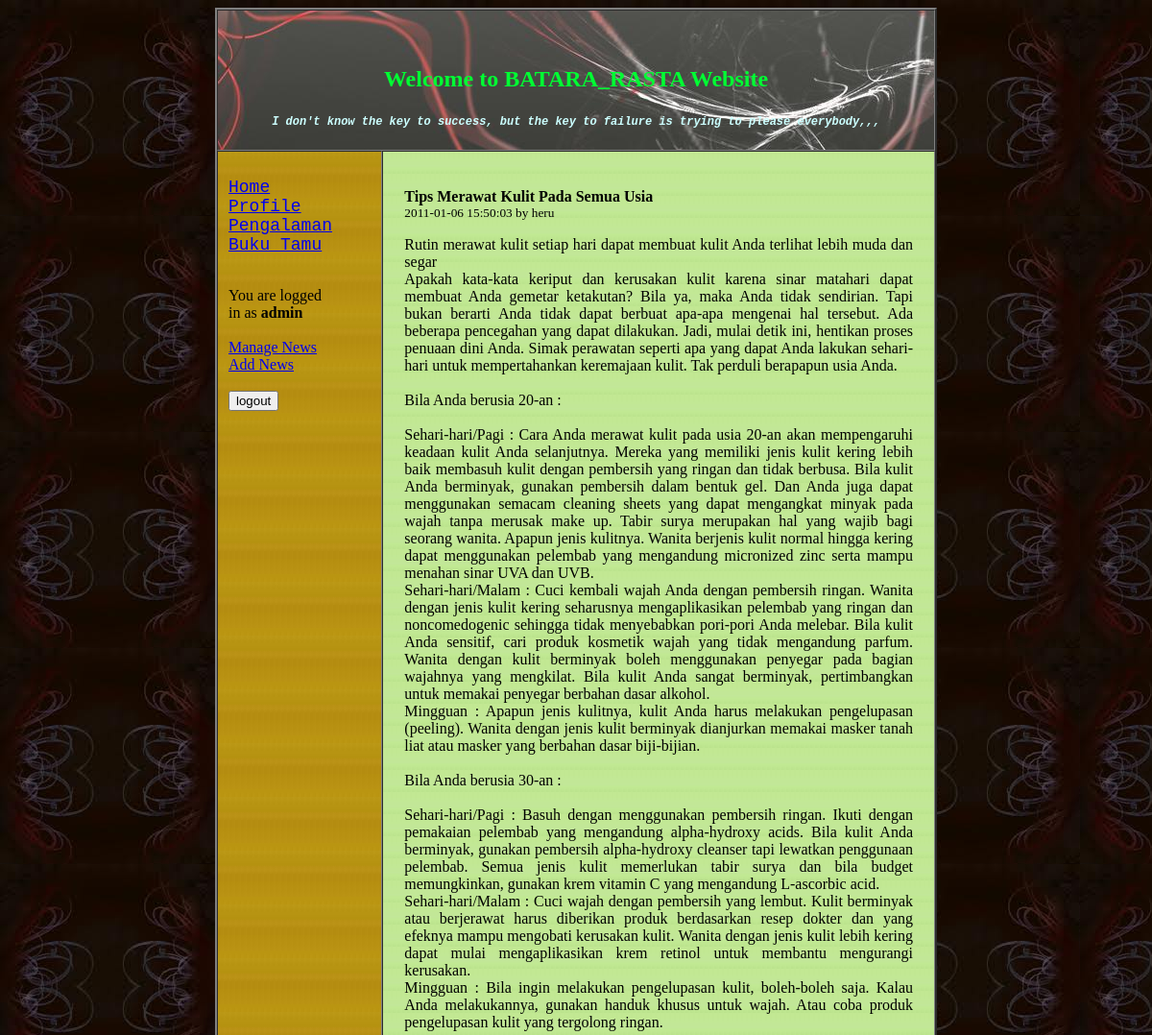
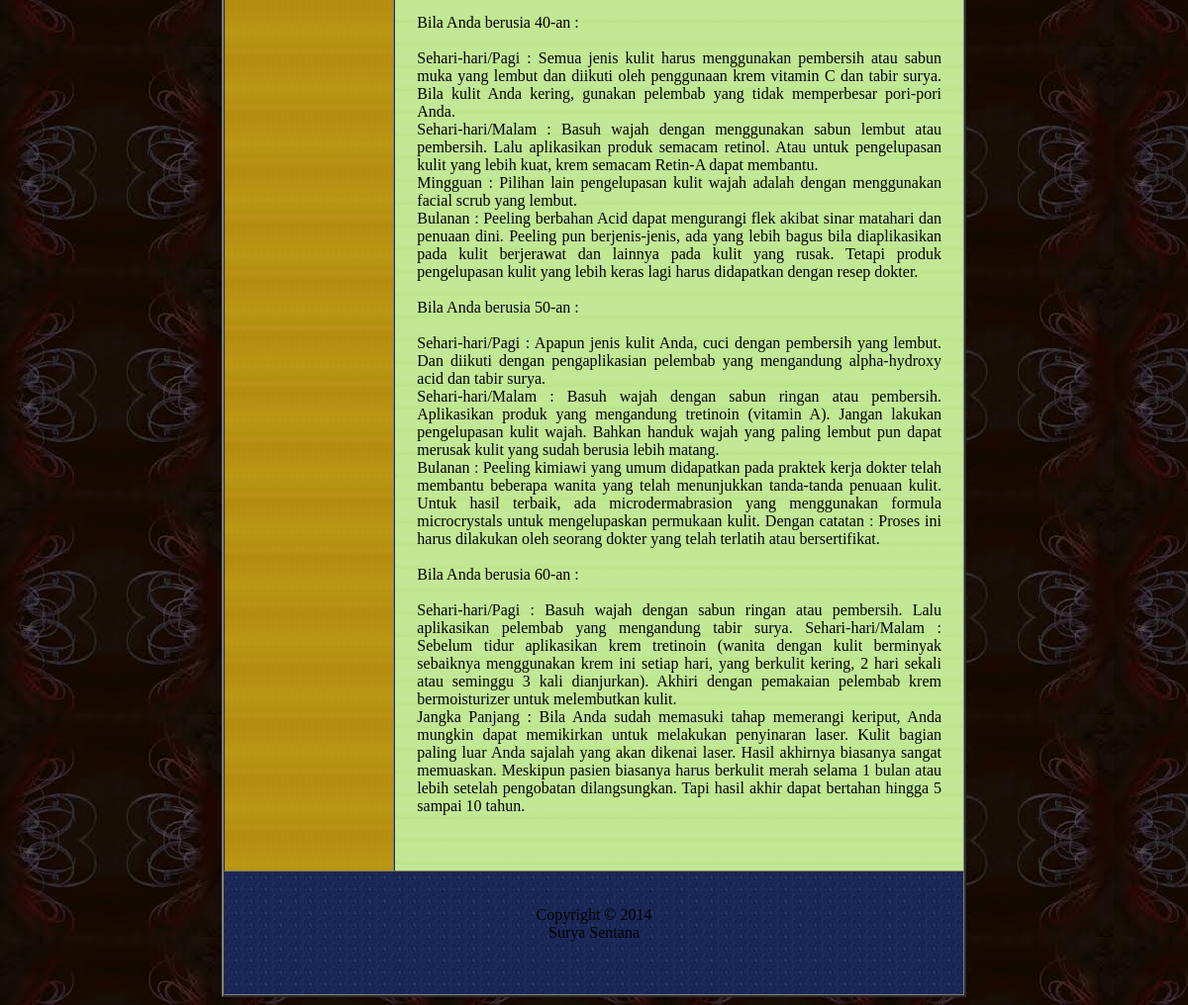
The app's page /viewnews.php?id=13 (signed in) with its own data (2 pictures, top to bottom).
### tables this page shows
CREATE TABLE IF NOT EXISTS `news` (
  `id` int(3) NOT NULL AUTO_INCREMENT,
  `title` text NOT NULL,
  `body` text NOT NULL,
  `created` varchar(20) NOT NULL,
  `writer` varchar(20) NOT NULL,
  PRIMARY KEY (`id`)
);

### viewnews.php (the view, shortened to what this page needs)
  <?php include("header.php"); ?>
</tr>
  <tr>
    <td width="171" height="332" valign="top" bordercolor="#000000" background="images/bg1.JPG">
	<?php include("nav.php"); ?>
<td width="581" valign="top" border="2" background="images/bg3.JPG" bgcolor="#FF0066">
<table align="center" cellpadding="20">
<tr><td>
		<?php
		$id = $_GET['id'];
		$query=mysql_query("SELECT * FROM news WHERE id=$id");
		while ($record=mysql_fetch_array($query)){
			echo "<p><b id=\"title\">".$record['title']."</b>";
			echo "<br /><small>".$record['created']." by ".$record['writer']."</small>";
			echo $record['body']."</p>";
		}
		?>
		</td>
</tr>
</table>
</tr>
<?php include("footer.php"); ?>

### header.php (style rules this page uses)
body { background-image: url(images/bg.png); }

### records on screen
news: title "Tips Merawat Kulit Pada Semua Usia", created "2011-01-06 15:50:03", writer "heru", body "Rutin merawat kulit setiap hari dapat membuat kulit Anda terlihat lebih muda dan segar Apakah kata-kata keriput dan kerusakan kulit karena sinar matahari dapat membuat Anda gemetar ketakutan? Bila ya, maka Anda tidak sendirian. Tapi bukan berarti Anda tidak dapat berbuat apa-apa mengenai hal tersebut. Ada beberapa pencegahan yang dapat dilakukan. Jadi, mulai detik ini, hentikan proses penuaan dini Anda. Simak perawatan seperti apa yang dapat Anda lakukan sehari-hari untuk mempertahankan keremajaan kulit. Tak perduli berapapun usia Anda. Bila Anda berusia 20-an : Sehari-hari/Pagi : Cara Anda merawat kulit pada usia 20-an akan mempengaruhi keadaan kulit Anda selanjutnya. Mereka yang memiliki…"

### other values on screen
$_SESSION['username'] "admin"
